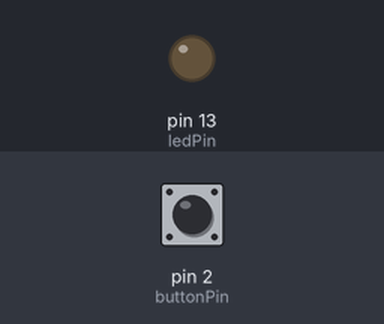
A sketch run on a simulated Arduino Uno, built with avr-gcc and run on an emulated ATmega328P. Shown: output pins drawn as LEDs (lit = HIGH). The test bench sets the inputs (shaded band); at power-on: pin 2 (buttonPin) LOW. What the sketch prints to the serial monitor is not drawn.

Above: at 1.2 s.
1.3 s: pin 2 (buttonPin) pulled HIGH for 0.15 s
At 1.38 s:
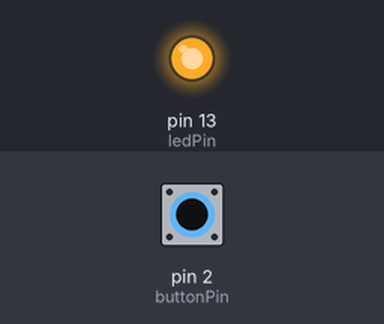
2.9 s: pin 2 (buttonPin) pulled HIGH for 3.2 s
At 7.2 s:
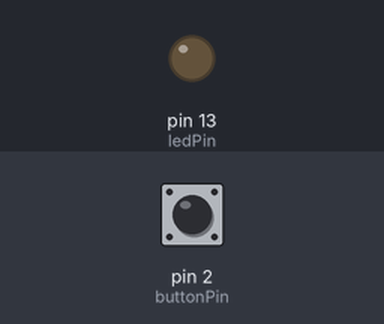
Timing chart, 0 to 8.7 s (numbered marks = the images above; inputs shaded):
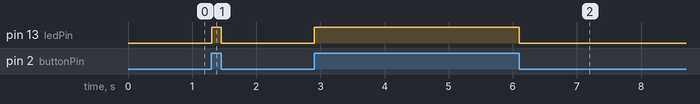

The sketch:

CODE07.ino
```cpp
/*
  Button

 Turns on and off a light emitting diode(LED) connected to digital
 pin 13, when pressing a pushbutton attached to pin 7.


 The circuit:
 * LED attached from pin 13 to ground
 * pushbutton attached to pin 2 from +5V
 * 10K resistor attached to pin 2 from ground

 * Note: on most Arduinos there is already an LED on the board
 attached to pin 13.


 created 2005
 by DojoDave <http://www.0j0.org>
 modified 17 Jun 2009
 by Tom Igoe

  http://www.arduino.cc/en/Tutorial/Button
 */

// constants won't change. They're used here to
// set pin numbers:
const int buttonPin = 2;     // the number of the pushbutton pin
const int ledPin =  13;      // the number of the LED pin

// variables will change:
int buttonState = 0;         // variable for reading the pushbutton status

void setup() {
  // initialize the LED pin as an output:
  pinMode(ledPin, OUTPUT);
  // initialize the pushbutton pin as an input:
  pinMode(buttonPin, INPUT);
  Serial.begin(9600);
}

void loop(){
  // read the state of the pushbutton value:
  buttonState = digitalRead(buttonPin);
  Serial.println(buttonState);

  // check if the pushbutton is pressed.
  // if it is, the buttonState is HIGH:
  if (buttonState == HIGH) {
    // turn LED on:
    digitalWrite(ledPin, HIGH);
  }
  else {
    // turn LED off:
    digitalWrite(ledPin, LOW);
  }
}
```

Measured:
- after the input at 1.3 s, pin 13 (ledPin): LOW → HIGH at once, → LOW 0.15 s later
- after the input at 2.9 s, pin 13 (ledPin): LOW → HIGH at once, → LOW 3.2 s later
